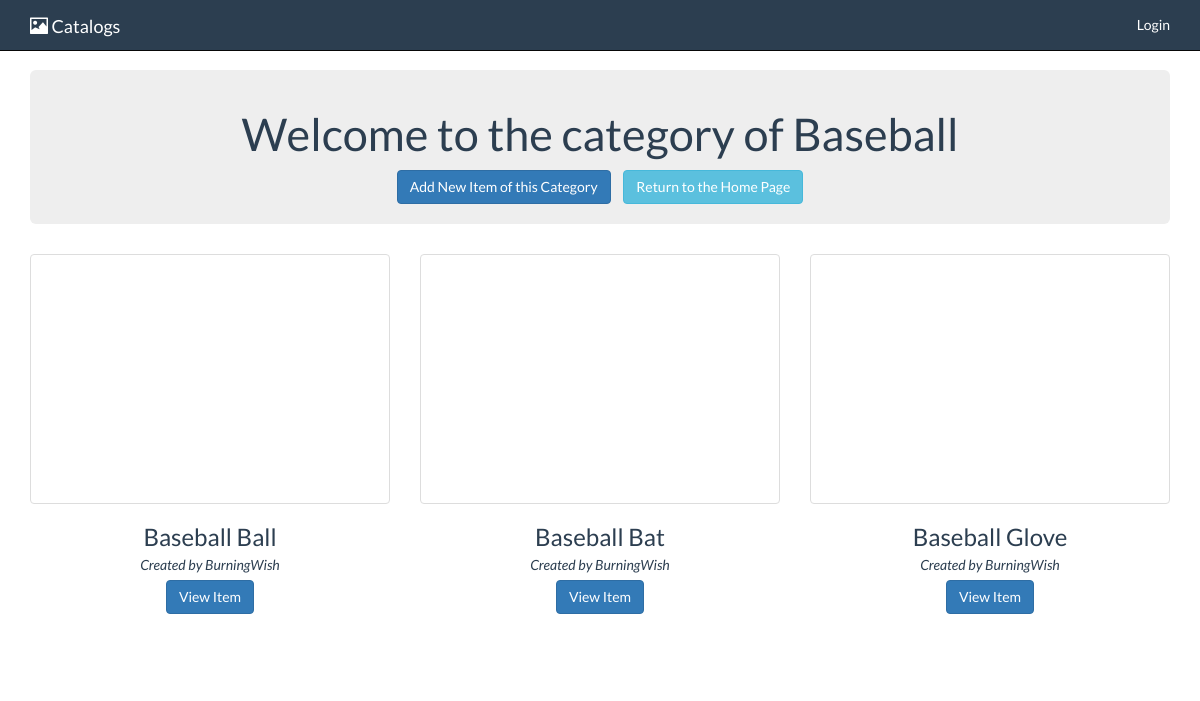
The page /categories/3 on the database its author committed.
### database_setup.py (models this page shows, shortened)
class Category(Base):
    __tablename__ = 'category'
    id = Column(Integer, primary_key=True)
    imgurl = Column(Text)
    name = Column(String(250), nullable=False)
    user_id = Column(Integer, ForeignKey('user.id'))
    user = relationship(User)
    creator = Column(String(250), nullable=False)

class Item(Base):
    __tablename__ = 'item'
    id = Column(Integer, primary_key=True)
    name = Column(String(80), nullable=False)
    imgurl = Column(Text)
    description = Column(Text)
    category_id = Column(Integer, ForeignKey('category.id'))
    category = relationship(Category)
    user_id = Column(Integer, ForeignKey('user.id'))
    user = relationship(User)
    creator = Column(String(250), nullable=False)

### index.py (the view)
@app.route("/categories/<int:category_id>")
def showCategory(category_id):
    category = session.query(Category).filter_by(id=category_id).one()
    items = session.query(Item).filter_by(category_id=category_id).all()
    return render_template("category.html",
                           category=category,
                           items=items,
                           login_session=login_session)

### templates/category.html (shortened to what this page needs)
{% extends "main.html" %}
{% block content %}
    <div class="jumbotron category-jumbotron">
        <h2 class="category-header" style="text-align: center">
            Welcome to the category of {{category.name}}
        </h2>
        <div class="buttons-container" style="text-align: center">
            <a class = "inline-btn btn-primary btn" href = "/categories/{{category.id}}/items/new">Add New Item of this Category</a>
            <a class = "btn-info btn" href="/categories">Return to the Home Page</a>
        </div>
    </div>
    <div class = "row text-center" style = "display: flex; flex-wrap: wrap;">
        {% for item in items %}
            <div class = "cell col-md-4 col-sm-6 col-xs-12">
                <div class = "thumbnail" style="height: 250px; background: url({{item.imgurl}}); background-size: cover; background-position: center">
                </div>
                <div class = "caption">
                        <h3>{{item.name}}</h3>
                        <i>Created by {{item.creator}}</i>
                    </div>
                    <p>
                        <a class = "btn btn-primary" href = "/categories/{{category.id}}/items/{{item.id}}">View Item</a>
                    </p>
            </div>
        {% endfor %}
    </div>
{% endblock %}

### static/style.css (style rules this page uses)
body { margin-top: 70px; color: #2c3e50; font-family: "Lato"; }
.cell { padding-bottom: 50px; }
.caption h3 { margin-bottom: 5px; }
.caption { margin-bottom: 5px; }
.category-jumbotron { padding: 20px; }
.category-header { font-size: 45px; }
.inline-btn { display: inline-block; margin-right: 10px; }

### rows shown on the page
Category: name "Baseball"
Item: name "Baseball Ball", creator "BurningWish"
Item: name "Baseball Bat", creator "BurningWish"
Item: name "Baseball Glove", creator "BurningWish"
